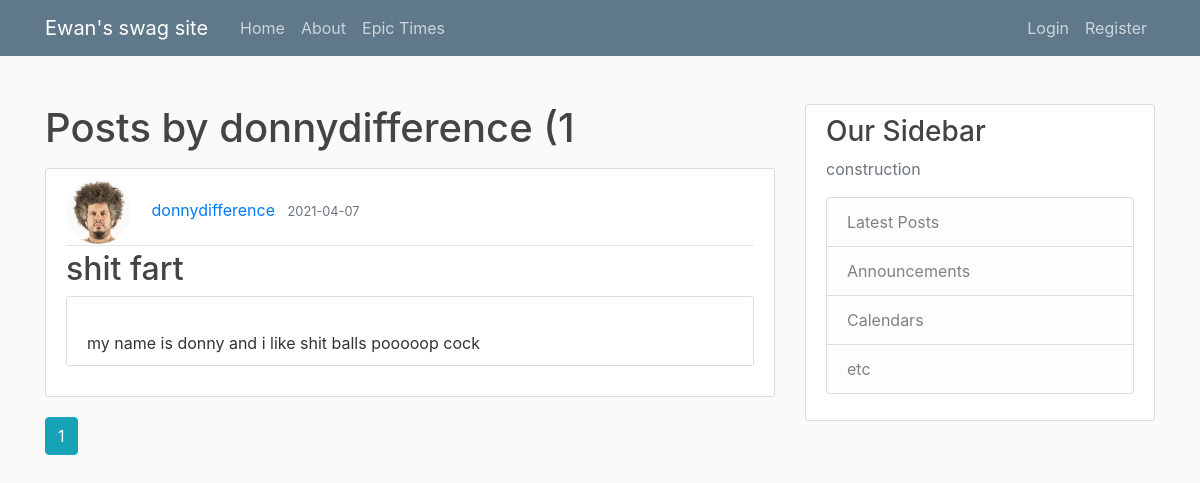
The app's page /user/donnydifference with its own data.
### flask_attempt/models.py (models this page shows, shortened)
class User(db.Model, UserMixin):
    id = db.Column(db.Integer, primary_key=True)
    username = db.Column(db.String(20), unique=True, nullable=False)
    email = db.Column(db.String(120), unique=True, nullable=False)
    image_file = db.Column(db.String(20), nullable=False, default='default.jpg')
    password = db.Column(db.String(60), nullable=False)
    posts = db.relationship('Post', backref='author', lazy=True)

class Post(db.Model):
    id = db.Column(db.Integer, primary_key=True)
    title = db.Column(db.String(100), nullable=False)
    date_posted = db.Column(db.DateTime, nullable=False, default=datetime.utcnow)
    content = db.Column(db.Text, nullable=False)
    user_id = db.Column(db.Integer, db.ForeignKey('user.id'), nullable=False)

### flask_attempt/routes.py (the view)
@app.route("/user/<string:username>")    #different routes for the website (home, about, etc.)
def user_posts(username):
    page = request.args.get('page',1,type=int)
    user= User.query.filter_by(username=username).first_or_404()
    posts = Post.query.filter_by(author=user)\
        .order_by(Post.date_posted.desc())\
        .paginate(per_page = 5)
    return render_template('user_posts.html', posts=posts,user = user) #returns the premade html templates which are stored in the directory

### flask_attempt/templates/user_posts.html
﻿{% extends "layout.html" %}
{% block content %}
    <h1 class="mb-3"> Posts by {{user.username}} ({{posts.total}}</h1>
    {% for post in posts.items %}
<article class="media content-section">
    <div class="media-body">
        <div class="article-metadata">
            <img class="rounded-circle article-img" src="{{url_for('static',filename = 'profile_pics/' + post.author.image_file)}}" />
            <a class="mr-2" href="{{url_for('user_posts', username = post.author.username)}}">{{ post.author.username }}</a>
            <small class="text-muted">{{ post.date_posted.strftime('%Y-%m-%d') }}</small>
        </div>
        <h2><a class="article-title" href="{{url_for('post' , post_id= post.id)}}">{{ post.title }}</a></h2>
        {% if post.content|length > 100 %}
        <p class="article-content">
            {{ post.content[0:80] }}...
        </p>
        {% else %}
        <p class="article-content content-section">
            {{ post.content }}
        </p>
        {% endif %}
    </div>
</article>
    {% endfor %}
{% for page_num in posts.iter_pages(left_edge = 1,right_edge = 1, left_current= 1,right_current =2,) %}
    {% if page_num %}
        {% if posts.page == page_num %}
<a class="btn btn-info mb-4" href="{{url_for('user_posts', username = user.username, page = page_num)}}">{{page_num}}</a>
        {% else %}
<a class="btn btn-outline-info mb-4" href="{{url_for('user_posts', username = user.username, page = page_num)}}">{{page_num}}</a>
        {% endif %}
    {% else %}
        ...
    {% endif %}
{% endfor %}
{% endblock content %}

### flask_attempt/static/main.css (style rules this page uses)
body { background: #fafafa; color: #333333; margin-top: 5rem; }
h1, h2, h3, h4, h5, h6 { color: #444444; }
.content-section { background: #ffffff; padding: 10px 20px; border: 1px solid #dddddd; border-radius: 3px; margin-bottom: 20px; }
.article-title { color: #444444; }
.article-content { white-space: pre-line; }
.article-img { height: 65px; width: 65px; margin-right: 16px; }
.article-metadata { padding-bottom: 1px; margin-bottom: 4px; border-bottom: 1px solid #e3e3e3 }

### records on screen
User: username "donnydifference"
Post: image_file (picture), author.username "donnydifference", date_posted "2021-04-07", title "shit fart", content "my name is donny and i like shit balls pooooop cock"

### other values on screen
{{ posts.total }} "1"
{{ page_num }} "1"
